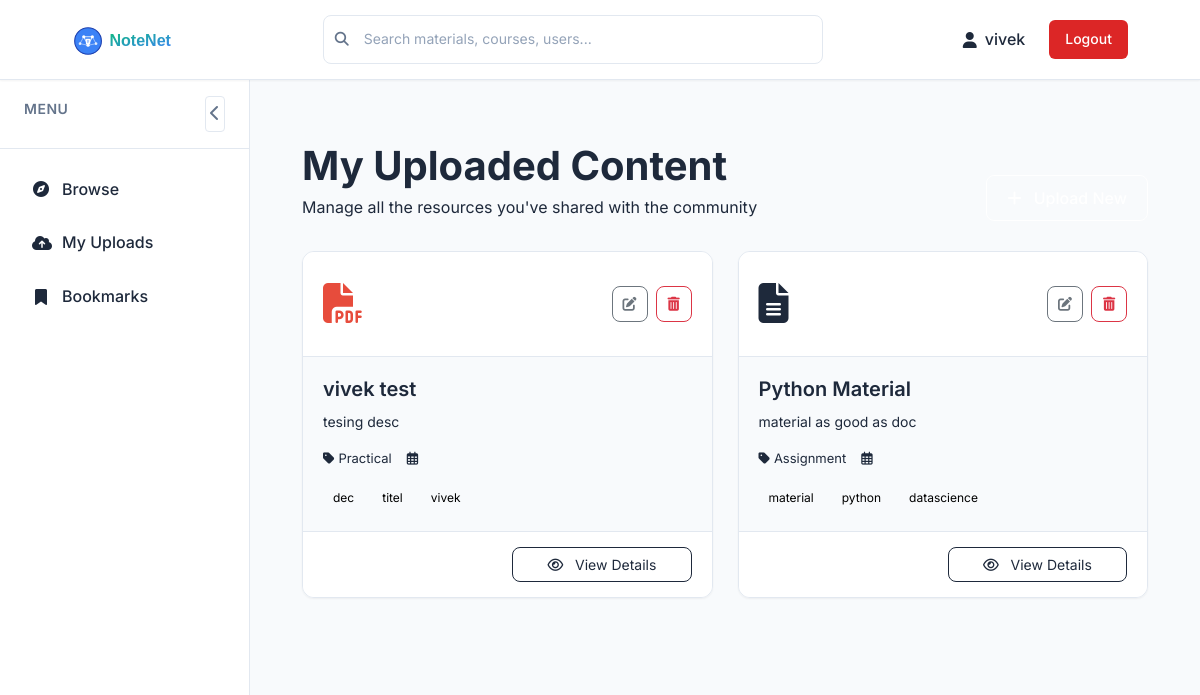
Before: /myupload/ (signed in) with the older database file.
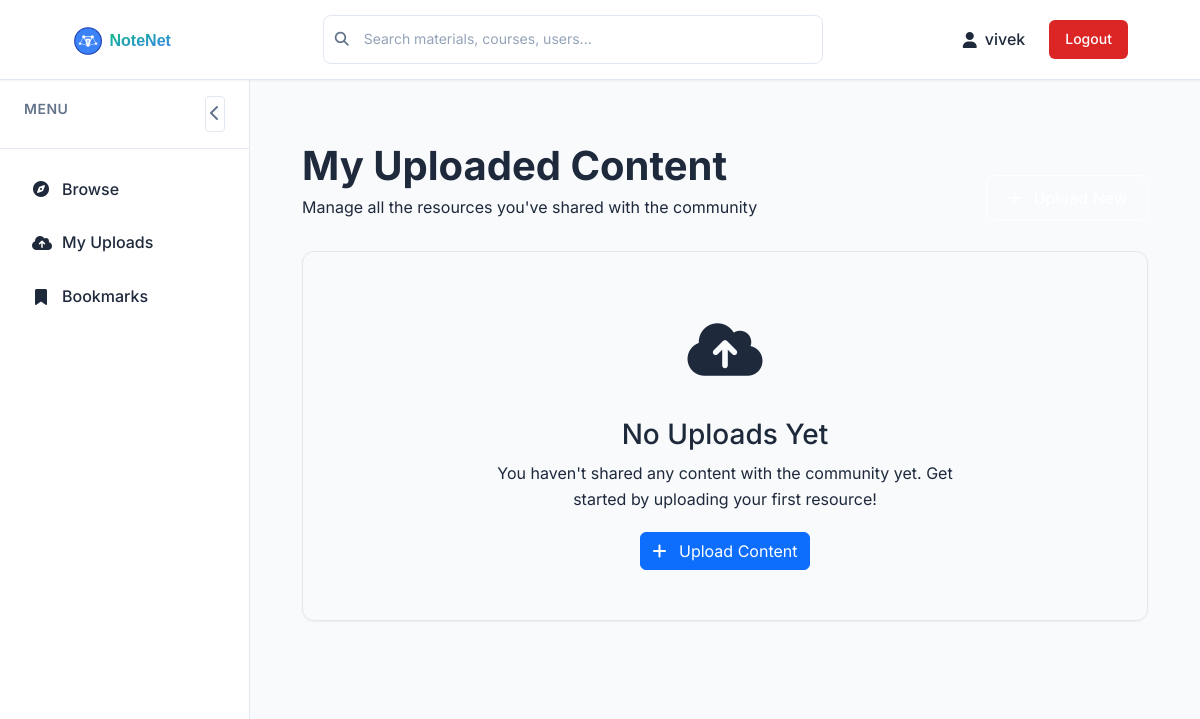
After: the same page with the newer database file.
### content/models.py (models this page shows, shortened)
class Content(models.Model):
    author = models.ForeignKey(User, on_delete=models.CASCADE, related_name='contents')
    name = models.CharField(max_length=200)
    desc = models.TextField(verbose_name="Description")
    content_type = models.CharField(max_length=10, choices=ContentType.choices)
    date = models.DateTimeField(auto_now_add=True)
    updated_at = models.DateTimeField(auto_now=True)  # Track updates
    tags = models.CharField(max_length=200, help_text="Comma-separated (3-5 tags)")
    file = models.FileField(upload_to='notes/', blank=True, null=True)
    is_public = models.BooleanField(default=True)
    download_count = models.PositiveIntegerField(default=0)
    rate = models.DecimalField(max_digits=2, decimal_places=1, default=0.0, editable=False)
    class Meta:
        ordering = ['-date']
        indexes = [
            models.Index(fields=['content_type', 'date']),
            models.Index(fields=['author', 'is_public']),
        ]
    def tag_list(self):
        return [tag.strip() for tag in self.tags.split(',') if tag.strip()]

### content/views.py (the view)
# urls.py: path('myupload/', views.my_upload, name='my_upload'),
@login_required
def my_upload(request):
    data = Content.objects.filter(author=request.user)
    return render(request, 'content/myupload.html', {'data': data})

### content/templates/content/myupload.html (shortened to what this page needs)
{% extends 'layout.html' %}
{% block content %}
<div class="uploads-container">
    <div class="uploads-header">
        <div class="header-content">
            <h1 class="uploads-title">My Uploaded Content</h1>
            <p class="uploads-subtitle">Manage all the resources you've shared with the community</p>
        </div>
        <a href="{% url 'content_create' %}" class="btn btn-primary upload-new-btn">
            <i class="fas fa-plus me-2"></i> Upload New
        </a>
    </div>
    {% if data %}
    <div class="uploads-grid">
        {% for content in data %}
        <div class="upload-card">
            <div class="card-header">
                <div class="file-type-icon">
                    {% if content.file.name|slice:"-4:" == '.pdf' %}
                        <i class="fas fa-file-pdf pdf-icon"></i>
                    {% elif content.file.name|slice:"-5:" == '.docx' %}
                        <i class="fas fa-file-word word-icon"></i>
                    {% elif content.file.name|slice:"-4:" == '.zip' %}
                        <i class="fas fa-file-archive archive-icon"></i>
                    {% else %}
                        <i class="fas fa-file-alt generic-icon"></i>
                    {% endif %}
                </div>
                <div class="card-actions">
                    <a href="{% url 'content_edit' content.id %}" class="btn btn-sm btn-outline-secondary action-btn" title="Edit">
                        <i class="fas fa-edit"></i>
                    </a>
                    <form action="{% url 'content_delete' content.id %}" method="post" class="d-inline" onsubmit="return confirm('Are you sure you want to delete this content?');">
                        <button type="submit" class="btn btn-sm btn-outline-danger action-btn" title="Delete">
                            <i class="fas fa-trash-alt"></i>
                        </button>
                    </form>
                </div>
            </div>
            <div class="card-body">
                <h5 class="content-title">{{ content.name }}</h5>
                <p class="content-description">{{ content.desc|truncatechars:150 }}</p>
                <div class="content-meta">
                    <span class="meta-item">
                        <i class="fas fa-tag me-1"></i> {{ content.get_content_type_display }}
                    </span>
                    <span class="meta-item">
                        <i class="far fa-calendar-alt me-1"></i> {{ content.created_at|date:"M d, Y" }}
                    </span>
                </div>
                {% if content.tags %}
                <div class="content-tags">
                    {% for tag in content.tag_list|slice:":3" %}
                    <span class="tag">{{ tag }}</span>
                    {% endfor %}
                </div>
                {% endif %}
            </div>
            <div class="card-footer">
                <a href="{{ content.file }}" class="btn btn-primary download-btn" target="_blank" download>
                    <i class="fas fa-download me-2"></i> Download
                </a>
                <a href="{% url 'content_detail' content.id %}" class="btn btn-outline-secondary view-btn">
                    <i class="far fa-eye me-2"></i> View Details
                </a>
            </div>
        </div>
        {% endfor %}
    </div>
    {% else %}
    <div class="empty-state">
        <div class="empty-icon">
            <i class="fas fa-cloud-upload-alt"></i>
        </div>
        <h3>No Uploads Yet</h3>
        <p>You haven't shared any content with the community yet. Get started by uploading your first resource!</p>
        <a href="{% url 'content_create' %}" class="btn btn-primary">
            <i class="fas fa-plus me-2"></i> Upload Content
        </a>
    </div>
    {% endif %}
</div>
{% endblock %}

### templates/layout.html (shortened to what this page needs)
{% load static %}
<!DOCTYPE html>
<html lang="en">
<head>
    <link href="https://cdn.jsdelivr.net/npm/bootstrap@5.3.0/dist/css/bootstrap.min.css" rel="stylesheet">
    <link rel="stylesheet" href="https://cdnjs.cloudflare.com/ajax/libs/font-awesome/6.5.0/css/all.min.css">
    <link rel="stylesheet" href="{% static 'css/layout.css' %}">
</head>
<body>
    <header class="navbar">
        <a href="{% url 'home' %}" class="navbar-brand desktop-logo">
        <img src="{% static 'images/logo.svg' %}" alt="Logo">
    </a>
        <div class="search-container">
            <div class="search-bar">
                <form method="get" action="{% url 'content_list' %}" id="searchForm">
                    <input type="text"
                           name="search"
                           id="searchInput"
                           placeholder="Search materials, courses, users..."
                           value="{{ request.GET.search }}"
                           autocomplete="off">
                    <i class="fas fa-search search-icon"></i>
                </form>
            </div>
        </div>
        <div class="nav-actions desktop-only">
            {% if user.is_authenticated %}
                <a href="{% url 'profileview' request.user.id %}" class="user-info">
                    <i class="fas fa-user"></i>
                    <span>{{ user.username }}</span>
                </a>
                <form method="post" action="{% url 'logout' %}" class="logout-form">
                    <button type="submit" class="btn-logout">Logout</button>
                </form>
            {% else %}
                <div class="auth-buttons">
                    <a href="{% url 'login' %}" class="btn-login">Login</a>
                    <a href="{% url 'register' %}" class="btn-signup">Sign Up</a>
                </div>
            {% endif %}
        </div>
    </header>
    <div class="main-container">
        <aside class="sidebar" id="sidebar">
            <div class="sidebar-header">
                <h3>Menu</h3>
                <button class="toggle-btn" id="sidebarToggle">
                    <i class="fas fa-chevron-left"></i>
                </button>
            </div>
            <ul class="sidebar-menu">
                <li>
                    <a href="{% url 'home' %}" class="{% if request.path == '/' %}active{% endif %}">
                        <i class="fas fa-compass"></i>
                        <span>Browse</span>
                    </a>
                </li>
                {% if user.is_authenticated %}
                <li>
                    <a href="{% url 'my_upload' %}" class="{% if request.path == '/my-uploads/' %}active{% endif %}">
                        <i class="fas fa-cloud-upload-alt"></i>
                        <span>My Uploads</span>
                    </a>
                </li>
                <li>
                    <a href="{% url 'my_bookmarks' %}" class="{% if request.path == '/bookmarks/' %}active{% endif %}">
                        <i class="fas fa-bookmark"></i>
                        <span>Bookmarks</span>
                    </a>
                </li>
                {% endif %}
            </ul>
        </aside>
        <main class="main-content">
            {% block content %}{% endblock %}
        </main>
    </div>
</body>
</html>

### static/css/layout.css (style rules this page uses)
:root { --primary-color: #2563eb; --primary-hover: #1d4ed8; --danger-color: #dc2626; --success-color: #16a34a; --warning-color: #ca8a04; --bg-color: #f8fafc; --surface-color: #ffffff; --border-color: #e2e8f0; --text-color: #1e293b; --text-muted: #64748b; --text-light: #94a3b8; --shadow-sm: 0 1px 2px 0 rgba(0, 0, 0, 0.05); --shadow-md: 0 4px 6px -1px rgba(0, 0, 0, 0.1); --shadow-lg: 0 10px 15px -3px rgba(0, 0, 0, 0.1); --navbar-height: 80px; --sidebar-width: 250px; --sidebar-collapsed-width: 60px; }
* { margin: 0; padding: 0; box-sizing: border-box; }
body { font-family: 'Inter', sans-serif; background-color: var(--bg-color); color: var(--text-color); line-height: 1.6; }
.navbar { background-color: var(--surface-color); border-bottom: 1px solid var(--border-color); box-shadow: var(--shadow-sm); height: var(--navbar-height); display: flex; align-items: center; padding: 0 1rem; position: sticky; justify-content: space-around; top: 0px; z-index: 1000; }
.navbar-brand { font-size: 1.5rem; font-weight: 600; color: var(--primary-color); text-decoration: none; display: flex; align-items: center; margin-right: 2rem; }
.navbar-brand img { height: 32px; }
.search-container { flex: 1; max-width: 500px; position: relative; }
.search-bar { position: relative; width: 100%; }
.search-bar input { width: 100%; padding: 0.75rem 2.5rem 0.75rem 2.5rem; border: 1px solid var(--border-color); border-radius: 8px; font-size: 0.875rem; background-color: var(--surface-color); transition: all 0.2s ease; }
.search-icon { position: absolute; left: 0.75rem; top: 50%; transform: translateY(-50%); color: var(--text-muted); font-size: 0.875rem; }
.nav-actions { display: flex; align-items: center; gap: 0.75rem; margin-left: 1rem; }
.desktop-only { display: flex; }
.user-info { display: flex; align-items: center; gap: 0.5rem; color: var(--text-color); font-weight: 500; text-decoration: none; padding: 0.5rem 0.75rem; border-radius: 6px; transition: all 0.2s ease; }
.btn-logout { background: var(--danger-color); color: white; padding: 0.5rem 1rem; border: none; border-radius: 6px; font-weight: 500; font-size: 0.875rem; cursor: pointer; transition: all 0.2s ease; }
.main-container { display: flex; min-height: calc(100vh - var(--navbar-height)); }
.sidebar { width: var(--sidebar-width); background-color: var(--surface-color); border-right: 1px solid var(--border-color); height: calc(100vh - var(--navbar-height)); position: sticky; top: var(--navbar-height); overflow-y: auto; display: flex; flex-direction: column; }
.sidebar-header { padding: 1rem 1.5rem; border-bottom: 1px solid var(--border-color); display: flex; align-items: center; justify-content: space-between; }
.sidebar-header h3 { font-size: 0.875rem; font-weight: 600; color: var(--text-muted); text-transform: uppercase; letter-spacing: 0.5px; }
.toggle-btn { background: none; border: 1px solid var(--border-color); color: var(--text-muted); padding: 0.25rem; border-radius: 4px; cursor: pointer; transition: all 0.2s ease; }
.sidebar-menu { list-style: none; padding: 1rem; flex: 1; }
.sidebar-menu li { margin-bottom: 0.25rem; }
.sidebar-menu a { display: flex; align-items: center; padding: 0.75rem 1rem; color: var(--text-color); text-decoration: none; border-radius: 6px; transition: all 0.2s ease; font-weight: 500; }
.sidebar-menu i { margin-right: 0.75rem; width: 18px; text-align: center; }
.main-content { flex: 1; padding: 2rem; background-color: var(--bg-color); min-height: calc(100vh - var(--navbar-height)); }
input, select, textarea { width: 100%; padding: 0.75rem; border: 1px solid var(--border-color); border-radius: 6px; font-size: 0.875rem; background-color: var(--surface-color); color: var(--text-color); transition: all 0.2s ease; }
input::placeholder, textarea::placeholder { color: var(--text-light); }
a { color: var(--primary-color); text-decoration: none; transition: color 0.2s ease; }
.desktop-logo { display: inline-block; }

Changed rows visible on the page:
removed Content: name "vivek test", desc "tesing desc", content_type "Practical", tag_list "dec" "titel" "vivek"
removed Content: name "Python Material", desc "material as good as doc", content_type "Assignment", tag_list "material" "python" "datascience"
Other visible differences:
text now shown: "No Uploads Yet You haven't shared any content with the community yet. Get started by uploading your first resource! Upload Content"
